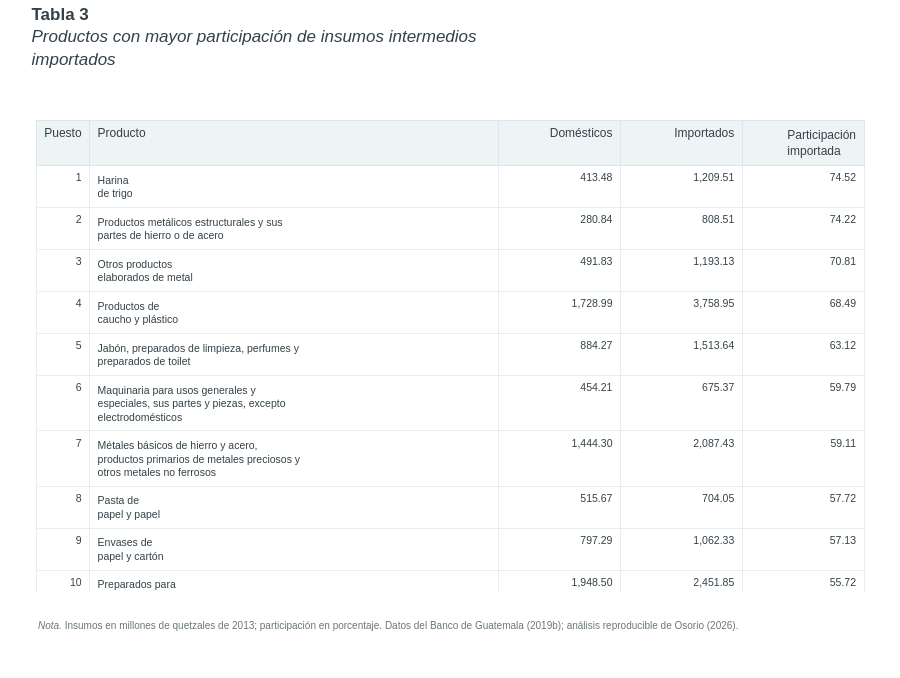

Write notebook code for a chart like this one.
### Code cell
#@title { display-mode: "form" }
umbral = estructura.loc[estructura["total"] > 0, "total"].median()
dependencia = (
    estructura.loc[estructura["total"] >= umbral]
    .nlargest(10, "participacion_importada")
    .sort_values(["participacion_importada", "producto"], ascending=[False, True], kind="mergesort")
)
mostrar_tabla_productos(
    dependencia,
    ["domestico", "importado", "participacion_importada"],
    ["Domésticos", "Importados", "Participación importada"],
    [2, 2, 2],
    "Tabla 3. Productos con mayor participación de insumos intermedios importados",
    "Insumos en millones de quetzales de 2013; participación en porcentaje.",
    10,
)

### Figure 1 — Plotly figure (JSON) as saved in the notebook; plotly's stock layout.template omitted (floating-point values rounded to 4 significant figures)
{"data": [{"cells": {"align": ["right", "left", "right", "right", "right"], "fill": {"color": "white"}, "font": {"color": "#334148", "size": 10.5}, "height": 42, "line": {"color": "#e8edef"}, "values": [[1, 2, 3, 4, 5, 6, 7, 8, 9, 10], ["Harina<br>de trigo", "Productos metálicos estructurales y sus<br>partes de hierro o de acero", "Otros productos<br>elaborados de metal", "Productos de<br>caucho y plástico", "Jabón, preparados de limpieza, perfumes y<br>preparados de toilet", "Maquinaria para usos generales y<br>especiales, sus partes y piezas, excepto<br>electrodomésticos", "Métales básicos de hierro y acero,<br>productos primarios de metales preciosos y<br>otros metales no ferrosos", "Pasta de<br>papel y papel", "Envases de<br>papel y cartón", "Preparados para<br>alimentación animal"], ["413.48", "280.84", "491.83", "1,728.99", "884.27", "454.21", "1,444.30", "515.67", "797.29", "1,948.50"], ["1,209.51", "808.51", "1,193.13", "3,758.95", "1,513.64", "675.37", "2,087.43", "704.05", "1,062.33", "2,451.85"], ["74.52", "74.22", "70.81", "68.49", "63.12", "59.79", "59.11", "57.72", "57.13", "55.72"]]}, "columnwidth": [0.55, 4.2, 1.25, 1.25, 1.25], "header": {"align": ["right", "left", "right", "right", "right"], "fill": {"color": "#eef4f5"}, "font": {"color": "#334148", "size": 12}, "height": 44, "line": {"color": "#dfe6e9"}, "values": ["Puesto", "Producto", "Domésticos", "Importados", "Participación<br>importada"]}, "type": "table"}], "layout": {"title": {"pad": {"b": 8}, "font": {"size": 17}, "text": "<b>Tabla 3</b><br><i>Productos con mayor participación de insumos intermedios<br>importados</i>", "x": 0.035, "xref": "container", "xanchor": "left", "y": 0.97, "yref": "container", "yanchor": "top", "automargin": false}, "font": {"family": "Arial, sans-serif", "size": 12, "color": "#334148"}, "margin": {"l": 36, "r": 36, "t": 120, "b": 86}, "hoverlabel": {"font": {"size": 12, "family": "Arial"}, "bgcolor": "white"}, "height": 678, "paper_bgcolor": "white", "plot_bgcolor": "white", "annotations": [{"align": "left", "font": {"color": "#69767d", "size": 10}, "showarrow": false, "text": "<i>Nota.</i> Insumos en millones de quetzales de 2013; participación en porcentaje. Datos del Banco de Guatemala (2019b); análisis reproducible de Osorio (2026).", "x": 0, "xanchor": "left", "xref": "paper", "xshift": 0, "y": -0.055, "yanchor": "top", "yref": "paper"}], "width": 900, "autosize": false}}
